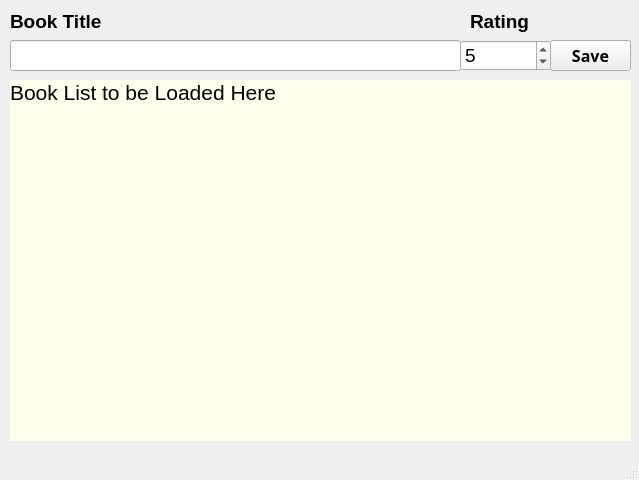
<?xml version="1.0" encoding="UTF-8"?>
<ui version="4.0">
 <class>MainWindow</class>
 <widget class="QMainWindow" name="MainWindow">
  <property name="geometry">
   <rect>
    <x>0</x>
    <y>0</y>
    <width>639</width>
    <height>480</height>
   </rect>
  </property>
  <property name="windowTitle">
   <string>MainWindow</string>
  </property>
  <widget class="QWidget" name="centralwidget">
   <widget class="QLineEdit" name="editTitle">
    <property name="geometry">
     <rect>
      <x>10</x>
      <y>40</y>
      <width>451</width>
      <height>31</height>
     </rect>
    </property>
    <property name="font">
     <font>
      <pointsize>14</pointsize>
     </font>
    </property>
    <property name="text">
     <string/>
    </property>
   </widget>
   <widget class="QLabel" name="label">
    <property name="geometry">
     <rect>
      <x>10</x>
      <y>10</y>
      <width>97</width>
      <height>23</height>
     </rect>
    </property>
    <property name="text">
     <string>&lt;html&gt;&lt;head/&gt;&lt;body&gt;&lt;p&gt;&lt;span style=&quot; font-size:14pt; font-weight:600;&quot;&gt;Book Title&lt;/span&gt;&lt;/p&gt;&lt;/body&gt;&lt;/html&gt;</string>
    </property>
   </widget>
   <widget class="QLabel" name="label_2">
    <property name="geometry">
     <rect>
      <x>470</x>
      <y>10</y>
      <width>63</width>
      <height>23</height>
     </rect>
    </property>
    <property name="text">
     <string>&lt;html&gt;&lt;head/&gt;&lt;body&gt;&lt;p&gt;&lt;span style=&quot; font-size:14pt; font-weight:600;&quot;&gt;Rating&lt;/span&gt;&lt;/p&gt;&lt;/body&gt;&lt;/html&gt;</string>
    </property>
   </widget>
   <widget class="QSpinBox" name="editRating">
    <property name="geometry">
     <rect>
      <x>460</x>
      <y>40</y>
      <width>91</width>
      <height>31</height>
     </rect>
    </property>
    <property name="font">
     <font>
      <pointsize>14</pointsize>
     </font>
    </property>
    <property name="suffix">
     <string/>
    </property>
    <property name="prefix">
     <string/>
    </property>
    <property name="maximum">
     <number>10</number>
    </property>
    <property name="value">
     <number>5</number>
    </property>
   </widget>
   <widget class="QPushButton" name="btnSave">
    <property name="geometry">
     <rect>
      <x>550</x>
      <y>40</y>
      <width>81</width>
      <height>31</height>
     </rect>
    </property>
    <property name="font">
     <font>
      <family>Eras Demi ITC</family>
      <pointsize>12</pointsize>
      <weight>75</weight>
      <bold>true</bold>
     </font>
    </property>
    <property name="text">
     <string>Save</string>
    </property>
    <property name="default">
     <bool>false</bool>
    </property>
    <property name="flat">
     <bool>false</bool>
    </property>
   </widget>
   <widget class="QLabel" name="bookList">
    <property name="geometry">
     <rect>
      <x>10</x>
      <y>80</y>
      <width>621</width>
      <height>361</height>
     </rect>
    </property>
    <property name="font">
     <font>
      <pointsize>16</pointsize>
      <italic>false</italic>
     </font>
    </property>
    <property name="styleSheet">
     <string notr="true">background-color: rgb(255, 255, 235);</string>
    </property>
    <property name="text">
     <string>Book List to be Loaded Here</string>
    </property>
    <property name="alignment">
     <set>Qt::AlignLeading|Qt::AlignLeft|Qt::AlignTop</set>
    </property>
   </widget>
  </widget>
  <widget class="QMenuBar" name="menubar">
   <property name="geometry">
    <rect>
     <x>0</x>
     <y>0</y>
     <width>639</width>
     <height>25</height>
    </rect>
   </property>
  </widget>
  <widget class="QStatusBar" name="statusbar"/>
 </widget>
 <resources/>
 <connections/>
</ui>
